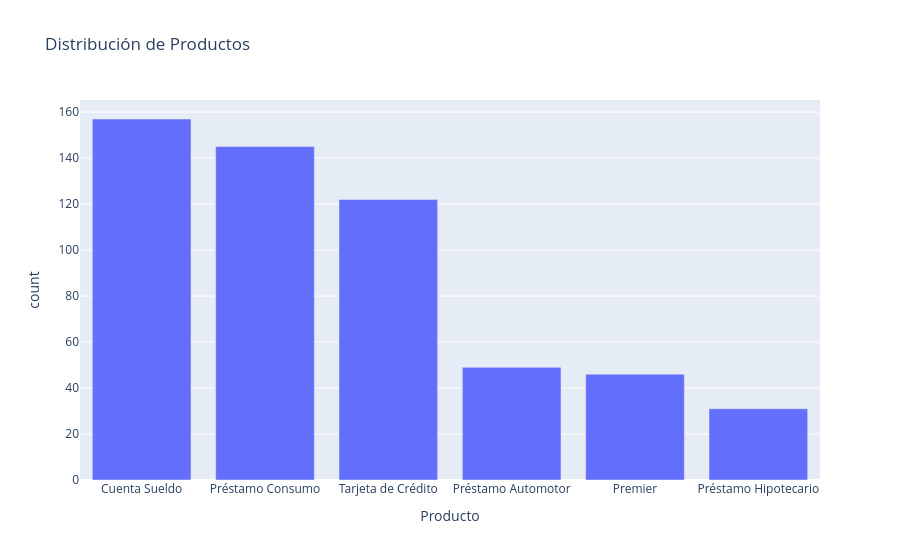

Source (notebook cell):
### Code cell
px.bar(
    df["Producto"]
    .value_counts()
    .reset_index(),
    x="Producto",
    y="count",
    title="Distribución de Productos"
)

### Figure 1 — Plotly figure (JSON) as saved in the notebook; plotly's stock layout.template omitted (floating-point values rounded to 4 significant figures)
{"data": [{"hovertemplate": "Producto=%{x}<br>count=%{y}<extra></extra>", "legendgroup": "", "marker": {"color": "#636efa", "pattern": {"shape": ""}}, "name": "", "orientation": "v", "showlegend": false, "textposition": "auto", "x": ["Cuenta Sueldo", "Préstamo Consumo", "Tarjeta de Crédito", "Préstamo Automotor", "Premier", "Préstamo Hipotecario"], "xaxis": "x", "y": [157, 145, 122, 49, 46, 31], "yaxis": "y", "type": "bar"}], "layout": {"xaxis": {"anchor": "y", "domain": [0.0, 1.0], "title": {"text": "Producto"}}, "yaxis": {"anchor": "x", "domain": [0.0, 1.0], "title": {"text": "count"}}, "legend": {"tracegroupgap": 0}, "title": {"text": "Distribución de Productos"}, "barmode": "relative"}}
